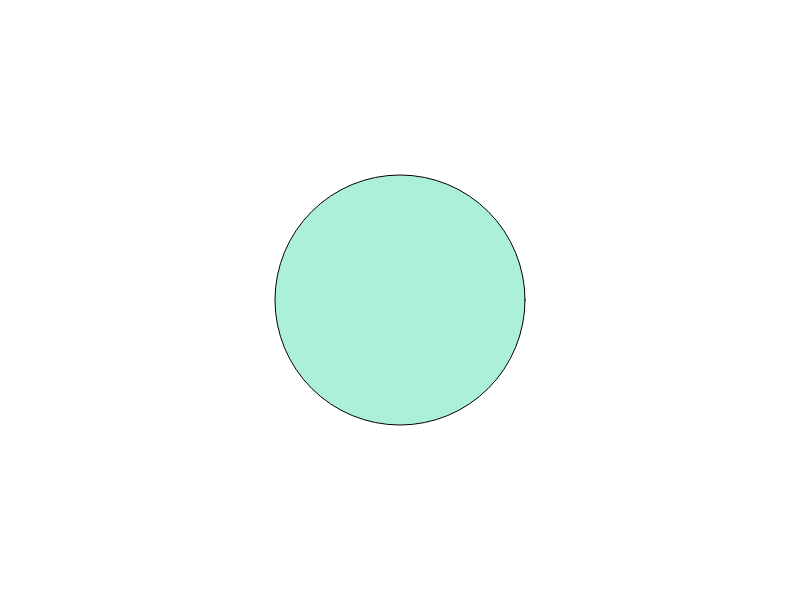
Frame 1 (no input)
Frame 60 (no input): identical to frame 1, image omitted
Frame 120 (the mouse pressed at the canvas centre since frame 60): identical to frame 1, image omitted

The p5.js sketch that drew this single still picture (run headless with seeded random() and noise() and a simulated clock; from frame 60 on, the mouse is pressed at the canvas centre):

// p5.js sketch
// ── sketch.js
function setup() {
  createCanvas(800, 600);
}

function draw() {
  background(255);
  
  fill('#acf0da');
  ellipse(width/2, height/2, 250, 250);
  
  
}
